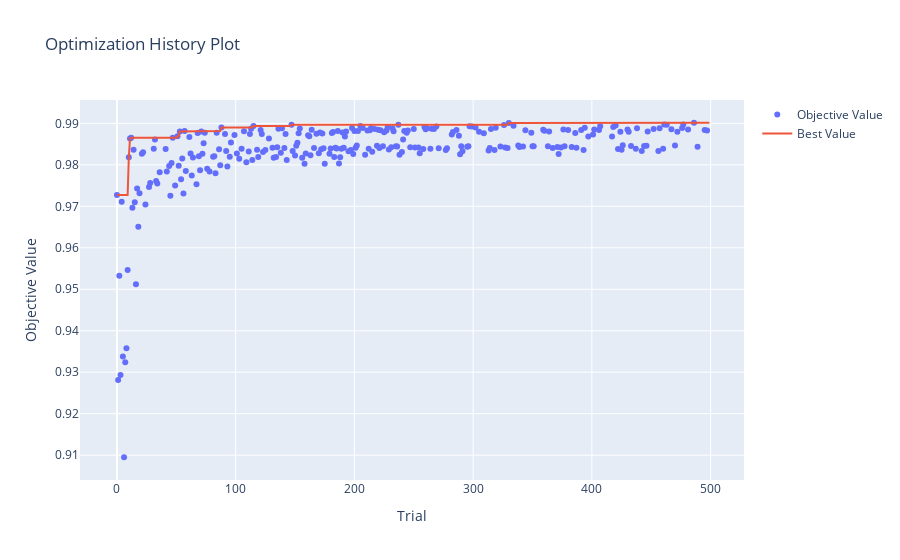

Notebook code cell kept with this figure:
### Code cell
p_history_no_feat_eng = optuna.visualization.plot_optimization_history(study_no_feat_eng)
p_history_no_feat_eng.show()

### Figure 1 — Plotly figure (JSON) as saved in the notebook; plotly's stock layout.template omitted (floating-point values rounded to 4 significant figures; data arrays with more than 128 entries replaced by an {"elided": "..."} marker saying what was removed)
{"data": [{"mode": "markers", "name": "Objective Value", "type": "scatter", "x": {"elided": "276 int values"}, "y": {"elided": "276 float values"}}, {"mode": "lines", "name": "Best Value", "type": "scatter", "x": {"elided": "500 int values"}, "y": {"elided": "500 float values"}}, {"marker": {"color": "#cccccc"}, "mode": "markers", "name": "Infeasible Trial", "showlegend": false, "type": "scatter", "x": [], "y": []}], "layout": {"title": {"text": "Optimization History Plot"}, "xaxis": {"title": {"text": "Trial"}}, "yaxis": {"title": {"text": "Objective Value"}}}}
